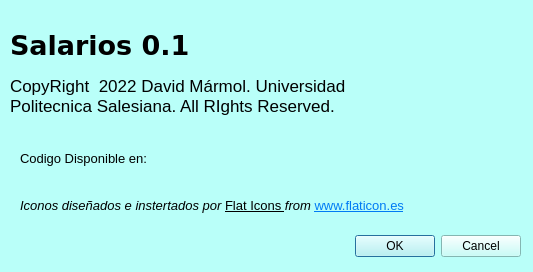
<?xml version="1.0" encoding="UTF-8"?>
<ui version="4.0">
 <class>Acerca</class>
 <widget class="QDialog" name="Acerca">
  <property name="geometry">
   <rect>
    <x>0</x>
    <y>0</y>
    <width>533</width>
    <height>272</height>
   </rect>
  </property>
  <property name="windowTitle">
   <string>Acerca de Salarios</string>
  </property>
  <property name="styleSheet">
   <string notr="true">background-color: rgb(185, 255, 249);</string>
  </property>
  <widget class="QDialogButtonBox" name="buttonBox">
   <property name="geometry">
    <rect>
     <x>60</x>
     <y>230</y>
     <width>461</width>
     <height>32</height>
    </rect>
   </property>
   <property name="orientation">
    <enum>Qt::Horizontal</enum>
   </property>
   <property name="standardButtons">
    <set>QDialogButtonBox::Cancel|QDialogButtonBox::Ok</set>
   </property>
  </widget>
  <widget class="QLabel" name="lblNombre">
   <property name="geometry">
    <rect>
     <x>10</x>
     <y>10</y>
     <width>211</width>
     <height>71</height>
    </rect>
   </property>
   <property name="font">
    <font>
     <family>Verdana</family>
     <pointsize>20</pointsize>
     <weight>75</weight>
     <bold>true</bold>
    </font>
   </property>
   <property name="text">
    <string>Salarios 0.1</string>
   </property>
  </widget>
  <widget class="QLabel" name="lblDerechos">
   <property name="geometry">
    <rect>
     <x>10</x>
     <y>60</y>
     <width>401</width>
     <height>71</height>
    </rect>
   </property>
   <property name="font">
    <font>
     <pointsize>13</pointsize>
    </font>
   </property>
   <property name="text">
    <string>CopyRight  2022 David Mármol. Universidad Politecnica Salesiana. All RIghts Reserved.</string>
   </property>
   <property name="wordWrap">
    <bool>true</bool>
   </property>
  </widget>
  <widget class="QLabel" name="lblIcono">
   <property name="geometry">
    <rect>
     <x>20</x>
     <y>190</y>
     <width>431</width>
     <height>31</height>
    </rect>
   </property>
   <property name="text">
    <string>&lt;html&gt;&lt;head/&gt;&lt;body&gt;&lt;p align=&quot;justify&quot;&gt;&lt;span style=&quot; font-size:10pt; font-style:italic; color:#000000;&quot;&gt;Iconos diseñados e instertados por &lt;/span&gt;&lt;a href=&quot;https://www.flaticon.es/autores/flat-icons&quot;&gt;&lt;span style=&quot; font-size:10pt; text-decoration: underline; color:#000000;&quot;&gt;Flat Icons &lt;/span&gt;&lt;/a&gt;&lt;span style=&quot; font-size:10pt; font-style:italic; color:#000000;&quot;&gt;from &lt;/span&gt;&lt;a href=&quot;www.flaticon.es&quot;&gt;&lt;span style=&quot; font-size:10pt; text-decoration: underline; color:#007af4;&quot;&gt;www.flaticon.es&lt;/span&gt;&lt;/a&gt;&lt;/p&gt;&lt;/body&gt;&lt;/html&gt;</string>
   </property>
   <property name="wordWrap">
    <bool>true</bool>
   </property>
  </widget>
  <widget class="QLabel" name="lblGitHub">
   <property name="geometry">
    <rect>
     <x>20</x>
     <y>150</y>
     <width>211</width>
     <height>17</height>
    </rect>
   </property>
   <property name="text">
    <string>&lt;html&gt;&lt;head/&gt;&lt;body&gt;&lt;p&gt;&lt;span style=&quot; font-size:10pt;&quot;&gt;Codigo Disponible en: &lt;/span&gt;&lt;/p&gt;&lt;/body&gt;&lt;/html&gt;</string>
   </property>
  </widget>
 </widget>
 <resources/>
 <connections>
  <connection>
   <sender>buttonBox</sender>
   <signal>accepted()</signal>
   <receiver>Acerca</receiver>
   <slot>accept()</slot>
   <hints>
    <hint type="sourcelabel">
     <x>248</x>
     <y>254</y>
    </hint>
    <hint type="destinationlabel">
     <x>157</x>
     <y>274</y>
    </hint>
   </hints>
  </connection>
  <connection>
   <sender>buttonBox</sender>
   <signal>rejected()</signal>
   <receiver>Acerca</receiver>
   <slot>reject()</slot>
   <hints>
    <hint type="sourcelabel">
     <x>316</x>
     <y>260</y>
    </hint>
    <hint type="destinationlabel">
     <x>286</x>
     <y>274</y>
    </hint>
   </hints>
  </connection>
 </connections>
</ui>
